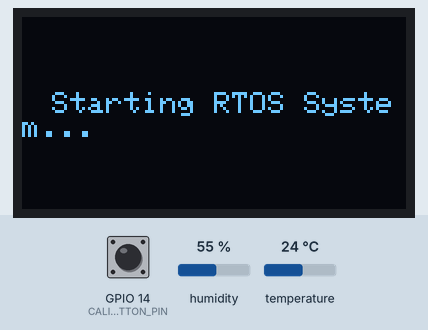
This sketch was run on a simulated ESP32. Parts: 128×64 one-colour display. Inputs (shaded band) come from the test bench; at power-on: GPIO 14 (CALIB_BUTTON_PIN) HIGH, humidity 55 %, temperature 24 °C. WiFi joins after 1.5 s; servers stay silent unless stated; the local clock reads 2024-03-15 10:24:30 at power-on unless the sketch sets it; EEPROM starts erased; no MQTT or app messages arrive unless stated; what the sketch prints to the serial monitor is not drawn.

Above: at 0.1 s.
1.8 s: GPIO 14 (CALIB_BUTTON_PIN) pulled LOW for 0.15 s
At 3.3 s:
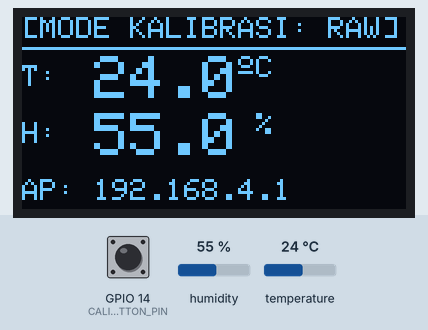
4.1 s: humidity set to 22 %
At 5.4 s:
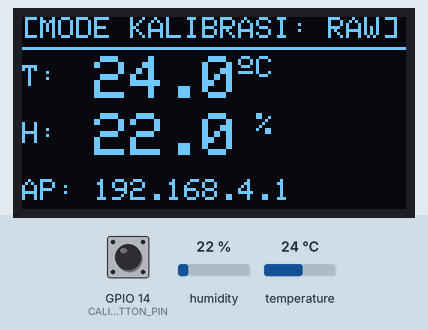
6.1 s: GPIO 14 (CALIB_BUTTON_PIN) pulled LOW for 1 s
At 7.4 s:
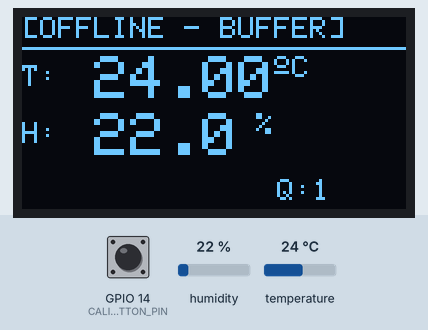
12.1 s: temperature set to 12 °C
At 13.5 s:
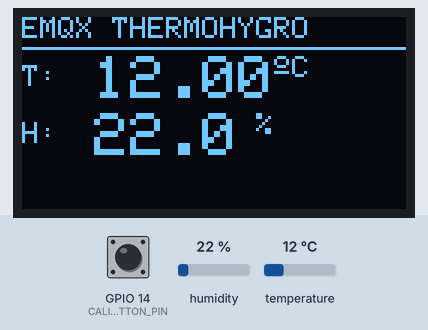
14.1 s: humidity set to 40 %
At 15.5 s:
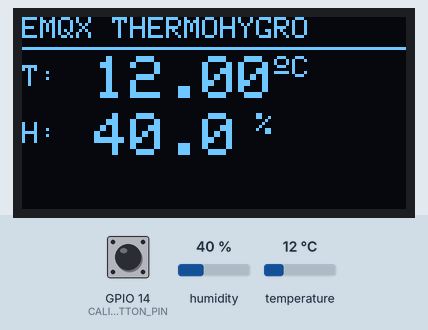
16.1 s: temperature set to 19 °C
At 17.6 s:
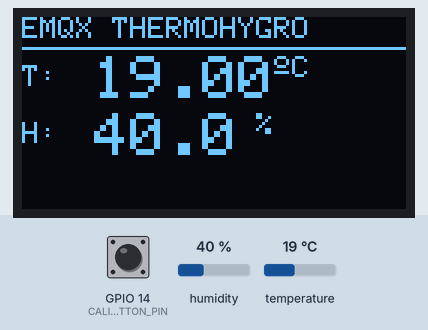
Timing chart, 0 to 19.1 s (numbered marks = the images above; inputs shaded):
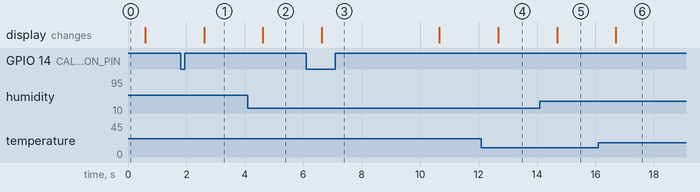

The sketch:

esp_thermohygro.ino
```cpp
#include <Wire.h>
#include <Adafruit_GFX.h>
#include <Adafruit_SSD1306.h>
#include <DHT.h>

#include "config.h"
#include "calibration.h"
#include "network_manager.h"

Adafruit_SSD1306 display(SCREEN_WIDTH, SCREEN_HEIGHT, &Wire, OLED_RESET);
DHT dht(DHTPIN, DHTTYPE);

QueueHandle_t telemetryQueue;
const int QUEUE_CAPACITY = 120;

volatile bool isNetworkOnline = false;
volatile bool isPortalActive = false;
volatile bool isCalibrationMode = false;
volatile bool toggleModeRequest = false;

volatile float latestTemp = 0.0;
volatile float latestHum = 0.0;

// ==========================================
// TASK 2: SENSOR DHT22 & OLED (CORE 1)
// ==========================================
void TaskSensorDisplay(void *pvParameters) {
  Serial.println(F("[Core 1] Task Sensor & Display Aktif"));

  unsigned long lastDisplayUpdate = 0;
  unsigned long lastDataPush = 0;
  bool lastButtonState = HIGH;
  unsigned long lastDebounceTime = 0;

  for (;;) {
    unsigned long now = millis();

    // 1. Deteksi Toggle GPIO 14
    bool reading = digitalRead(CALIB_BUTTON_PIN);
    if (reading == LOW && lastButtonState == HIGH && (now - lastDebounceTime > 400)) {
      lastDebounceTime = now;
      toggleModeRequest = true;
      Serial.println(F("[GPIO 14] Tombol Disentuh -> Mengubah Mode..."));
    }
    lastButtonState = reading;

    // 2. Baca Sensor & Update OLED
    if (now - lastDisplayUpdate >= 2000 || lastDisplayUpdate == 0) {
      lastDisplayUpdate = now;

      float rawH = dht.readHumidity();
      float rawT = dht.readTemperature();

      if (!isnan(rawH) && !isnan(rawT)) {
        if (isCalibrationMode) {
          // MODE KALIBRASI: Tampilkan Nilai Mentah (RAW)
          latestTemp = rawT;
          latestHum = rawH;
        } else {
          // MODE KERJA RTOS: Terapkan Interpolasi Suhu & RH
          float Y_Temp = getInterpolatedTempCorrection(rawT);
          float Y_Hum  = getInterpolatedHumCorrection(rawH);

          latestTemp = rawT + Y_Temp;
          latestHum  = rawH + Y_Hum;
        }
      }

      display.clearDisplay();
      display.setTextSize(1);
      display.setTextColor(SSD1306_WHITE);

      // Header Status
      display.setCursor(0, 0);
      if (isCalibrationMode || isPortalActive) {
        display.print(F("[MODE KALIBRASI: RAW]"));
      } else if (!isNetworkOnline) {
        display.print(F("[OFFLINE - BUFFER]"));
      } else {
        display.print(F("EMQX THERMOHYGRO"));
      }
      display.drawFastHLine(0, 10, 128, SSD1306_WHITE);

      // Suhu
      display.setCursor(0, 16);
      display.print(F("T:"));
      display.setTextSize(2);
      display.setCursor(24, 13);
      display.print(latestTemp, (isCalibrationMode ? 1 : 2));
      display.setTextSize(1);
      display.cp437(true);
      display.write(167);
      display.print(F("C"));

      // Kelembapan
      display.setCursor(0, 35);
      display.print(F("H:"));
      display.setTextSize(2);
      display.setCursor(24, 32);
      display.print(latestHum, 1);
      display.setTextSize(1);
      display.print(F(" %"));

      // Keterangan IP / Queue
      display.setTextSize(1);
      if (isCalibrationMode || isPortalActive) {
        display.setCursor(0, 54);
        display.print(F("AP: 192.168.4.1"));
      } else {
        UBaseType_t queuedCount = uxQueueMessagesWaiting(telemetryQueue);
        if (queuedCount > 0) {
          display.setCursor(85, 54);
          display.print(F("Q:"));
          display.print(queuedCount);
        }
      }

      display.display();
    }

    // 3. Masukkan ke Queue Telemetri Tiap 5 Menit
    if (!isCalibrationMode && !isPortalActive && (now - lastDataPush >= 300000 || lastDataPush == 0)) {
      lastDataPush = now;

      if (!isnan(latestTemp) && !isnan(latestHum) && (latestTemp != 0.0 || latestHum != 0.0)) {
        TelemetryData dataPoint = { latestTemp, latestHum, time(nullptr) };

        if (xQueueSend(telemetryQueue, &dataPoint, 0) != pdPASS) {
          TelemetryData dummy;
          xQueueReceive(telemetryQueue, &dummy, 0);
          xQueueSend(telemetryQueue, &dataPoint, 0);
        }
      }
    }

    vTaskDelay(pdMS_TO_TICKS(30));
  }
}

void setup() {
  Serial.begin(115200);
  pinMode(CALIB_BUTTON_PIN, INPUT_PULLUP);

  dht.begin();
  if (!display.begin(SSD1306_SWITCHCAPVCC, 0x3C)) {
    for (;;);
  }

  loadCalibrationTable();

  display.clearDisplay();
  display.setTextSize(1);
  display.setTextColor(SSD1306_WHITE);
  display.setCursor(10, 25);
  display.println(F("Starting RTOS System..."));
  display.display();
  delay(500);

  telemetryQueue = xQueueCreate(QUEUE_CAPACITY, sizeof(TelemetryData));

  xTaskCreatePinnedToCore(TaskNetwork, "NetTask", 8192, NULL, 1, NULL, 0);
  xTaskCreatePinnedToCore(TaskSensorDisplay, "SensTask", 4096, NULL, 2, NULL, 1);
}

void loop() {
  vTaskDelete(NULL);
}
```

calibration.h
```cpp
#ifndef CALIBRATION_H
#define CALIBRATION_H

#include <Arduino.h>
#include <Preferences.h>

struct CalibPoint {
  float raw;
  float std;
  float correction; // Y = std - raw
};

const int MAX_POINTS = 4;

// Tabel Kalibrasi Suhu & Kelembapan
CalibPoint calibTempTable[MAX_POINTS];
CalibPoint calibHumTable[MAX_POINTS];
int numTempPoints = 0;
int numHumPoints = 0;

Preferences preferences;

// Muat data Suhu dan Kelembapan dari NVS
void loadCalibrationTable() {
  preferences.begin("calib_data", true);

  numTempPoints = preferences.getInt("t_count", 0);
  if (numTempPoints > 0) {
    for (int i = 0; i < numTempPoints; i++) {
      String keyR = "tr_" + String(i);
      String keyS = "ts_" + String(i);
      calibTempTable[i].raw = preferences.getFloat(keyR.c_str(), 0.0);
      calibTempTable[i].std = preferences.getFloat(keyS.c_str(), 0.0);
      calibTempTable[i].correction = calibTempTable[i].std - calibTempTable[i].raw;
    }
  }

  numHumPoints = preferences.getInt("h_count", 0);
  if (numHumPoints > 0) {
    for (int i = 0; i < numHumPoints; i++) {
      String keyR = "hr_" + String(i);
      String keyS = "hs_" + String(i);
      calibHumTable[i].raw = preferences.getFloat(keyR.c_str(), 0.0);
      calibHumTable[i].std = preferences.getFloat(keyS.c_str(), 0.0);
      calibHumTable[i].correction = calibHumTable[i].std - calibHumTable[i].raw;
    }
  }

  Serial.printf("[NVS] %d Titik Suhu & %d Titik RH dimuat!\n", numTempPoints, numHumPoints);
  preferences.end();
}

// Simpan Titik Suhu ke NVS
void saveTempPoint(int index, float rawVal, float stdVal) {
  preferences.begin("calib_data", false);
  String keyR = "tr_" + String(index);
  String keyS = "ts_" + String(index);
  preferences.putFloat(keyR.c_str(), rawVal);
  preferences.putFloat(keyS.c_str(), stdVal);

  calibTempTable[index].raw = rawVal;
  calibTempTable[index].std = stdVal;
  calibTempTable[index].correction = stdVal - rawVal;

  if (index + 1 > numTempPoints) {
    numTempPoints = index + 1;
    preferences.putInt("t_count", numTempPoints);
  }
  preferences.end();
}

// Simpan Titik Kelembapan ke NVS
void saveHumPoint(int index, float rawVal, float stdVal) {
  preferences.begin("calib_data", false);
  String keyR = "hr_" + String(index);
  String keyS = "hs_" + String(index);
  preferences.putFloat(keyR.c_str(), rawVal);
  preferences.putFloat(keyS.c_str(), stdVal);

  calibHumTable[index].raw = rawVal;
  calibHumTable[index].std = stdVal;
  calibHumTable[index].correction = stdVal - rawVal;

  if (index + 1 > numHumPoints) {
    numHumPoints = index + 1;
    preferences.putInt("h_count", numHumPoints);
  }
  preferences.end();
}

// Fungsi Interpolasi Linear Suhu
float getInterpolatedTempCorrection(float rawVal) {
  if (numTempPoints == 0) return 0.0;
  if (rawVal <= calibTempTable[0].raw) return calibTempTable[0].correction;
  if (rawVal >= calibTempTable[numTempPoints - 1].raw) return calibTempTable[numTempPoints - 1].correction;

  for (int i = 0; i < numTempPoints - 1; i++) {
    if (rawVal >= calibTempTable[i].raw && rawVal <= calibTempTable[i + 1].raw) {
      float x1 = calibTempTable[i].raw;
      float x2 = calibTempTable[i + 1].raw;
      float y1 = calibTempTable[i].correction;
      float y2 = calibTempTable[i + 1].correction;
      return y1 + ((rawVal - x1) / (x2 - x1)) * (y2 - y1);
    }
  }
  return 0.0;
}

// Fungsi Interpolasi Linear Kelembapan
float getInterpolatedHumCorrection(float rawVal) {
  if (numHumPoints == 0) return 0.0;
  if (rawVal <= calibHumTable[0].raw) return calibHumTable[0].correction;
  if (rawVal >= calibHumTable[numHumPoints - 1].raw) return calibHumTable[numHumPoints - 1].correction;

  for (int i = 0; i < numHumPoints - 1; i++) {
    if (rawVal >= calibHumTable[i].raw && rawVal <= calibHumTable[i + 1].raw) {
      float x1 = calibHumTable[i].raw;
      float x2 = calibHumTable[i + 1].raw;
      float y1 = calibHumTable[i].correction;
      float y2 = calibHumTable[i + 1].correction;
      return y1 + ((rawVal - x1) / (x2 - x1)) * (y2 - y1);
    }
  }
  return 0.0;
}

#endif // CALIBRATION_H
```

network_manager.h
```cpp
#ifndef NETWORK_MANAGER_H
#define NETWORK_MANAGER_H

#include <WiFi.h>
#include <WiFiClientSecure.h>
#include <PubSubClient.h>
#include <time.h>
#include <esp_sntp.h>
#include <WiFiManager.h>
#include "config.h"
#include "calibration.h"

extern QueueHandle_t telemetryQueue;
extern volatile bool isNetworkOnline;
extern volatile bool isPortalActive;
extern volatile bool isCalibrationMode;
extern volatile bool toggleModeRequest;

WiFiClientSecure espClient;
PubSubClient client(espClient);
WiFiManager wm;

volatile bool shouldExitPortal = false;

// 1. Form Bagian Suhu
WiFiManagerParameter header_temp("<h3>1. Kalibrasi Suhu (°C) - GFTB 200</h3><hr>");
WiFiManagerParameter pt_raw_1("tr1", "Titik 1 - RAW Suhu (~20C)", "20.0", 6);
WiFiManagerParameter pt_std_1("ts1", "Titik 1 - Acuan Suhu", "20.0", 6);
WiFiManagerParameter pt_raw_2("tr2", "Titik 2 - RAW Suhu (~25C)", "25.0", 6);
WiFiManagerParameter pt_std_2("ts2", "Titik 2 - Acuan Suhu", "25.0", 6);
WiFiManagerParameter pt_raw_3("tr3", "Titik 3 - RAW Suhu (~30C)", "30.0", 6);
WiFiManagerParameter pt_std_3("ts3", "Titik 3 - Acuan Suhu", "30.0", 6);
WiFiManagerParameter pt_raw_4("tr4", "Titik 4 - RAW Suhu (~35C)", "35.0", 6);
WiFiManagerParameter pt_std_4("ts4", "Titik 4 - Acuan Suhu", "35.0", 6);

// 2. Form Bagian Kelembapan
WiFiManagerParameter header_hum("<br/><h3>2. Kalibrasi Kelembapan (%RH) - GFTB 200</h3><hr>");
WiFiManagerParameter ph_raw_1("hr1", "Titik 1 - RAW RH (~30%)", "30.0", 6);
WiFiManagerParameter ph_std_1("hs1", "Titik 1 - Acuan RH", "30.0", 6);
WiFiManagerParameter ph_raw_2("hr2", "Titik 2 - RAW RH (~45%)", "45.0", 6);
WiFiManagerParameter ph_std_2("hs2", "Titik 2 - Acuan RH", "45.0", 6);
WiFiManagerParameter ph_raw_3("hr3", "Titik 3 - RAW RH (~60%)", "60.0", 6);
WiFiManagerParameter ph_std_3("hs3", "Titik 3 - Acuan RH", "60.0", 6);
WiFiManagerParameter ph_raw_4("hr4", "Titik 4 - RAW RH (~75%)", "75.0", 6);
WiFiManagerParameter ph_std_4("hs4", "Titik 4 - Acuan RH", "75.0", 6);

// Tombol Navigasi Khusus Halaman Kalibrasi (/param)
WiFiManagerParameter p_btn_nav(
  "<br/>"
  "<button type='button' class='button' style='background-color:#6c757d; margin-top:10px; width:100%; display:block;' onclick=\"window.location.href='/'\">Kembali ke Menu Utama</button>"
  "<br/>"
  "<button type='button' class='button' style='background-color:#dc3545; margin-top:10px; width:100%; display:block;' onclick=\"window.location.href='/exit'\">Batal & Kembali ke Mode RTOS</button>"
);

// Script tombol kembali seragam di semua container
const char* auto_back_button_script =
  "<script>"
  "window.addEventListener('DOMContentLoaded', function() {"
  "  var path = window.location.pathname;"
  "  if (path === '/wifi' || path === '/info' || path === '/wifi?') {"
  "    var container = document.querySelector('div') || document.querySelector('form') || document.body;"
  "    var btn = document.createElement('button');"
  "    btn.type = 'button';"
  "    btn.className = 'button';"
  "    btn.style = 'background-color:#6c757d; margin-top:15px; width:100%; display:block;';"
  "    btn.innerText = 'Kembali ke Menu Utama';"
  "    btn.onclick = function() { window.location.href = '/'; };"
  "    container.appendChild(btn);"
  "  }"
  "});"
  "</script>";

static bool parametersAdded = false;

// Callback saat tombol Save ditekan
void saveParamsCallback() {
  // Simpan 4 Titik Suhu
  saveTempPoint(0, atof(pt_raw_1.getValue()), atof(pt_std_1.getValue()));
  saveTempPoint(1, atof(pt_raw_2.getValue()), atof(pt_std_2.getValue()));
  saveTempPoint(2, atof(pt_raw_3.getValue()), atof(pt_std_3.getValue()));
  saveTempPoint(3, atof(pt_raw_4.getValue()), atof(pt_std_4.getValue()));

  // Simpan 4 Titik Kelembapan
  saveHumPoint(0, atof(ph_raw_1.getValue()), atof(ph_std_1.getValue()));
  saveHumPoint(1, atof(ph_raw_2.getValue()), atof(ph_std_2.getValue()));
  saveHumPoint(2, atof(ph_raw_3.getValue()), atof(ph_std_3.getValue()));
  saveHumPoint(3, atof(ph_raw_4.getValue()), atof(ph_std_4.getValue()));

  Serial.println(F("[Portal] Seluruh Data Suhu & RH Tersimpan ke NVS!"));
  shouldExitPortal = true;
}

void handleExitRoute() {
  wm.server->send(200, "text/html", "<html><head><meta name='viewport' content='width=device-width, initial-scale=1'><style>body{font-family:sans-serif;text-align:center;padding:30px;}</style></head><body><h2>Keluar dari Mode Kalibrasi</h2><p>ESP32 sedang kembali ke Mode Kerja RTOS...</p></body></html>");
  shouldExitPortal = true;
}

void bindServerCallback() {
  wm.server->on("/exit", handleExitRoute);
}

bool checkInternetAccess() {
  if (WiFi.status() != WL_CONNECTED) return false;
  WiFiClient testClient;
  testClient.setTimeout(2);
  if (testClient.connect("8.8.8.8", 53)) {
    testClient.stop();
    return true;
  }
  return false;
}

void startPortalAsync() {
  isPortalActive = true;
  isNetworkOnline = false;
  isCalibrationMode = true;
  shouldExitPortal = false;

  if (!parametersAdded) {
    // Form Suhu
    wm.addParameter(&header_temp);
    wm.addParameter(&pt_raw_1);
    wm.addParameter(&pt_std_1);
    wm.addParameter(&pt_raw_2);
    wm.addParameter(&pt_std_2);
    wm.addParameter(&pt_raw_3);
    wm.addParameter(&pt_std_3);
    wm.addParameter(&pt_raw_4);
    wm.addParameter(&pt_std_4);

    // Form Kelembapan
    wm.addParameter(&header_hum);
    wm.addParameter(&ph_raw_1);
    wm.addParameter(&ph_std_1);
    wm.addParameter(&ph_raw_2);
    wm.addParameter(&ph_std_2);
    wm.addParameter(&ph_raw_3);
    wm.addParameter(&ph_std_3);
    wm.addParameter(&ph_raw_4);
    wm.addParameter(&ph_std_4);

    wm.addParameter(&p_btn_nav);

    wm.setSaveParamsCallback(saveParamsCallback);
    wm.setWebServerCallback(bindServerCallback);
    wm.setCustomHeadElement(auto_back_button_script);

    std::vector<const char *> menu = {"param", "wifi", "info", "sep", "exit"};
    wm.setMenu(menu);
    wm.setCustomMenuHTML("<form action='/param' method='get'><button class='button'>Menu Kalibrasi (Suhu & RH)</button></form><br/>");

    parametersAdded = true;
  }

  wm.setConfigPortalBlocking(false);
  wm.setConfigPortalTimeout(300);

  String apName = "CALIB-ESP32-" + String((uint32_t)ESP.getEfuseMac(), HEX);
  wm.startConfigPortal(apName.c_str());

  Serial.println(F("[Portal] Mode Kalibrasi Aktif. Akses via 192.168.4.1"));
}

void stopPortalAsync() {
  shouldExitPortal = true;
}

void reconnectMqtt() {
  if (client.connected() || WiFi.status() != WL_CONNECTED) return;

  String clientId = "ESP32_" + String((uint32_t)ESP.getEfuseMac(), HEX);
  if (client.connect(clientId.c_str(), mqtt_user, mqtt_pass)) {
    Serial.println(F("[Core 0] MQTT TLS Berhasil Terhubung!"));
  }
}

// ==========================================
// TASK 1: JARINGAN & MQTT (CORE 0)
// ==========================================
void TaskNetwork(void *pvParameters) {
  Serial.println(F("[Core 0] Task Jaringan Aktif"));

  WiFi.mode(WIFI_STA);
  WiFi.begin();

  espClient.setInsecure();
  client.setServer(mqtt_server, mqtt_port);
  client.setBufferSize(512);

  unsigned long lastPingTime = 0;
  unsigned long disconnectedStart = 0;
  unsigned long noInternetStart = 0;
  unsigned long lastWifiRetry = 0;

  for (;;) {
    unsigned long now = millis();

    if (toggleModeRequest) {
      toggleModeRequest = false;
      if (!isCalibrationMode) {
        startPortalAsync();
      } else {
        stopPortalAsync();
      }
    }

    if (shouldExitPortal) {
      shouldExitPortal = false;
      vTaskDelay(pdMS_TO_TICKS(250));

      Serial.println(F("[Portal] Menutup Portal -> Kembali ke Mode Kerja RTOS..."));
      WiFi.softAPdisconnect(true);
      WiFi.mode(WIFI_STA);
      WiFi.begin();

      isCalibrationMode = false;
      isPortalActive = false;
    }

    if (isPortalActive) {
      wm.process();
    } else {
      if (WiFi.status() != WL_CONNECTED) {
        isNetworkOnline = false;

        if (disconnectedStart == 0) disconnectedStart = now;

        if (now - lastWifiRetry >= 10000) {
          lastWifiRetry = now;
          WiFi.reconnect();
        }

        if (now - disconnectedStart >= 60000) {
          startPortalAsync();
          disconnectedStart = millis();
        }
      } else {
        disconnectedStart = 0;

        if (now - lastPingTime >= 10000) {
          lastPingTime = now;
          if (checkInternetAccess()) {
            noInternetStart = 0;
            isNetworkOnline = true;
          } else {
            if (noInternetStart == 0) noInternetStart = now;
            if (now - noInternetStart >= 300000) isNetworkOnline = false;
          }
        }

        if (isNetworkOnline) {
          if (!client.connected()) reconnectMqtt();
          client.loop();
        }
      }

      if (isNetworkOnline && client.connected()) {
        TelemetryData item;
        while (xQueueReceive(telemetryQueue, &item, 0) == pdTRUE) {
          String payload = "{\"temperature\": " + String(item.temperature, 2) +
                           ", \"humidity\": " + String(item.humidity, 1) + "}";

          client.publish(mqtt_topic, payload.c_str());
          vTaskDelay(pdMS_TO_TICKS(150));
        }
      }
    }

    vTaskDelay(pdMS_TO_TICKS(30));
  }
}

#endif // NETWORK_MANAGER_H
```

Source omitted: config.h (2234 bytes)

Measured:
- after the input at 1.8 s, the display: changes after 0.80 s (image 1)
- after the input at 4.1 s, the display: changes after 0.52 s (image 2)
- after the input at 6.1 s, the display: changes after 0.53 s (image 3)
- after the input at 12.1 s, the display: changes after 0.57 s (image 4)
- after the input at 14.1 s, the display: changes after 0.59 s (image 5)
- after the input at 16.1 s, the display: changes after 0.60 s (image 6)
